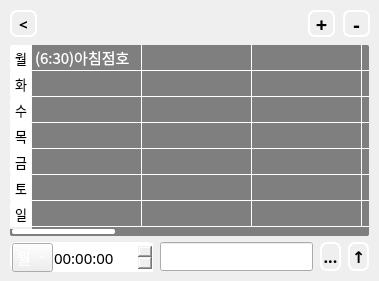
    <widget class="QWidget" name="page_2">
     <widget class="QTableWidget" name="tableWidget">
      <property name="geometry">
       <rect>
        <x>10</x>
        <y>45</y>
        <width>359</width>
        <height>191</height>
       </rect>
      </property>
      <property name="palette">
       <palette>
        <active>
         <colorrole role="WindowText">
          <brush brushstyle="SolidPattern">
           <color alpha="255">
            <red>255</red>
            <green>255</green>
            <blue>255</blue>
           </color>
          </brush>
         </colorrole>
         <colorrole role="Button">
          <brush brushstyle="SolidPattern">
           <color alpha="120">
            <red>0</red>
            <green>0</green>
            <blue>0</blue>
           </color>
          </brush>
         </colorrole>
         <colorrole role="Light">
          <brush brushstyle="SolidPattern">
           <color alpha="120">
            <red>255</red>
            <green>255</green>
            <blue>255</blue>
           </color>
          </brush>
         </colorrole>
         <colorrole role="Midlight">
          <brush brushstyle="SolidPattern">
           <color alpha="120">
            <red>255</red>
            <green>255</green>
            <blue>255</blue>
           </color>
          </brush>
         </colorrole>
         <colorrole role="Dark">
          <brush brushstyle="SolidPattern">
           <color alpha="120">
            <red>127</red>
            <green>127</green>
            <blue>127</blue>
           </color>
          </brush>
         </colorrole>
         <colorrole role="Mid">
          <brush brushstyle="SolidPattern">
           <color alpha="120">
            <red>170</red>
            <green>170</green>
            <blue>170</blue>
           </color>
          </brush>
         </colorrole>
         <colorrole role="Text">
          <brush brushstyle="SolidPattern">
           <color alpha="255">
            <red>255</red>
            <green>255</green>
            <blue>255</blue>
           </color>
          </brush>
         </colorrole>
         <colorrole role="BrightText">
          <brush brushstyle="SolidPattern">
           <color alpha="255">
            <red>255</red>
            <green>255</green>
            <blue>255</blue>
           </color>
          </brush>
         </colorrole>
         <colorrole role="ButtonText">
          <brush brushstyle="SolidPattern">
           <color alpha="255">
            <red>255</red>
            <green>255</green>
            <blue>255</blue>
           </color>
          </brush>
         </colorrole>
         <colorrole role="Base">
          <brush brushstyle="NoBrush">
           <color alpha="255">
            <red>0</red>
            <green>0</green>
            <blue>0</blue>
           </color>
          </brush>
         </colorrole>
         <colorrole role="Window">
          <brush brushstyle="SolidPattern">
           <color alpha="120">
            <red>0</red>
            <green>0</green>
            <blue>0</blue>
           </color>
          </brush>
         </colorrole>
         <colorrole role="Shadow">
          <brush brushstyle="SolidPattern">
           <color alpha="255">
            <red>0</red>
            <green>0</green>
            <blue>0</blue>
           </color>
          </brush>
         </colorrole>
         <colorrole role="Highlight">
          <brush brushstyle="SolidPattern">
           <color alpha="255">
            <red>255</red>
            <green>255</green>
            <blue>255</blue>
           </color>
          </brush>
         </colorrole>
         <colorrole role="HighlightedText">
          <brush brushstyle="SolidPattern">
           <color alpha="255">
            <red>0</red>
            <green>0</green>
            <blue>0</blue>
           </color>
          </brush>
         </colorrole>
         <colorrole role="AlternateBase">
          <brush brushstyle="SolidPattern">
           <color alpha="187">
            <red>255</red>
            <green>255</green>
            <blue>255</blue>
           </color>
          </brush>
         </colorrole>
         <colorrole role="ToolTipBase">
          <brush brushstyle="SolidPattern">
           <color alpha="255">
            <red>255</red>
            <green>255</green>
            <blue>220</blue>
           </color>
          </brush>
         </colorrole>
         <colorrole role="ToolTipText">
          <brush brushstyle="SolidPattern">
           <color alpha="255">
            <red>0</red>
            <green>0</green>
            <blue>0</blue>
           </color>
          </brush>
         </colorrole>
        </active>
        <inactive>
         <colorrole role="WindowText">
          <brush brushstyle="SolidPattern">
           <color alpha="255">
            <red>255</red>
            <green>255</green>
            <blue>255</blue>
           </color>
          </brush>
         </colorrole>
         <colorrole role="Button">
          <brush brushstyle="SolidPattern">
           <color alpha="120">
            <red>0</red>
            <green>0</green>
            <blue>0</blue>
           </color>
          </brush>
         </colorrole>
         <colorrole role="Light">
          <brush brushstyle="SolidPattern">
           <color alpha="120">
            <red>255</red>
            <green>255</green>
            <blue>255</blue>
           </color>
          </brush>
         </colorrole>
         <colorrole role="Midlight">
          <brush brushstyle="SolidPattern">
           <color alpha="120">
            <red>255</red>
            <green>255</green>
            <blue>255</blue>
           </color>
          </brush>
         </colorrole>
         <colorrole role="Dark">
          <brush brushstyle="SolidPattern">
           <color alpha="120">
            <red>127</red>
            <green>127</green>
            <blue>127</blue>
           </color>
          </brush>
         </colorrole>
         <colorrole role="Mid">
          <brush brushstyle="SolidPattern">
           <color alpha="120">
            <red>170</red>
            <green>170</green>
            <blue>170</blue>
           </color>
          </brush>
         </colorrole>
         <colorrole role="Text">
          <brush brushstyle="SolidPattern">
           <color alpha="255">
            <red>255</red>
            <green>255</green>
            <blue>255</blue>
           </color>
          </brush>
         </colorrole>
         <colorrole role="BrightText">
          <brush brushstyle="SolidPattern">
           <color alpha="255">
            <red>255</red>
            <green>255</green>
            <blue>255</blue>
           </color>
          </brush>
         </colorrole>
         <colorrole role="ButtonText">
          <brush brushstyle="SolidPattern">
           <color alpha="255">
            <red>255</red>
            <green>255</green>
            <blue>255</blue>
           </color>
          </brush>
         </colorrole>
         <colorrole role="Base">
          <brush brushstyle="NoBrush">
           <color alpha="255">
            <red>0</red>
            <green>0</green>
            <blue>0</blue>
           </color>
          </brush>
         </colorrole>
         <colorrole role="Window">
          <brush brushstyle="SolidPattern">
           <color alpha="120">
            <red>0</red>
            <green>0</green>
            <blue>0</blue>
           </color>
          </brush>
         </colorrole>
         <colorrole role="Shadow">
          <brush brushstyle="SolidPattern">
           <color alpha="255">
            <red>0</red>
            <green>0</green>
            <blue>0</blue>
           </color>
          </brush>
         </colorrole>
         <colorrole role="Highlight">
          <brush brushstyle="SolidPattern">
           <color alpha="255">
            <red>255</red>
            <green>255</green>
            <blue>255</blue>
           </color>
          </brush>
         </colorrole>
         <colorrole role="HighlightedText">
          <brush brushstyle="SolidPattern">
           <color alpha="255">
            <red>0</red>
            <green>0</green>
            <blue>0</blue>
           </color>
          </brush>
         </colorrole>
         <colorrole role="AlternateBase">
          <brush brushstyle="SolidPattern">
           <color alpha="187">
            <red>255</red>
            <green>255</green>
            <blue>255</blue>
           </color>
          </brush>
         </colorrole>
         <colorrole role="ToolTipBase">
          <brush brushstyle="SolidPattern">
           <color alpha="255">
            <red>255</red>
            <green>255</green>
            <blue>220</blue>
           </color>
          </brush>
         </colorrole>
         <colorrole role="ToolTipText">
          <brush brushstyle="SolidPattern">
           <color alpha="255">
            <red>0</red>
            <green>0</green>
            <blue>0</blue>
           </color>
          </brush>
         </colorrole>
        </inactive>
        <disabled>
         <colorrole role="WindowText">
          <brush brushstyle="SolidPattern">
           <color alpha="255">
            <red>255</red>
            <green>255</green>
            <blue>255</blue>
           </color>
          </brush>
         </colorrole>
         <colorrole role="Button">
          <brush brushstyle="SolidPattern">
           <color alpha="120">
            <red>0</red>
            <green>0</green>
            <blue>0</blue>
           </color>
          </brush>
         </colorrole>
         <colorrole role="Light">
          <brush brushstyle="SolidPattern">
           <color alpha="120">
            <red>255</red>
            <green>255</green>
            <blue>255</blue>
           </color>
          </brush>
         </colorrole>
         <colorrole role="Midlight">
          <brush brushstyle="SolidPattern">
           <color alpha="120">
            <red>255</red>
            <green>255</green>
            <blue>255</blue>
           </color>
          </brush>
         </colorrole>
         <colorrole role="Dark">
          <brush brushstyle="SolidPattern">
           <color alpha="120">
            <red>127</red>
            <green>127</green>
            <blue>127</blue>
           </color>
          </brush>
         </colorrole>
         <colorrole role="Mid">
          <brush brushstyle="SolidPattern">
           <color alpha="120">
            <red>170</red>
            <green>170</green>
            <blue>170</blue>
           </color>
          </brush>
         </colorrole>
         <colorrole role="Text">
          <brush brushstyle="SolidPattern">
           <color alpha="255">
            <red>255</red>
            <green>255</green>
            <blue>255</blue>
           </color>
          </brush>
         </colorrole>
         <colorrole role="BrightText">
          <brush brushstyle="SolidPattern">
           <color alpha="255">
            <red>255</red>
            <green>255</green>
            <blue>255</blue>
           </color>
          </brush>
         </colorrole>
         <colorrole role="ButtonText">
          <brush brushstyle="SolidPattern">
           <color alpha="255">
            <red>255</red>
            <green>255</green>
            <blue>255</blue>
           </color>
          </brush>
         </colorrole>
         <colorrole role="Base">
          <brush brushstyle="NoBrush">
           <color alpha="255">
            <red>0</red>
            <green>0</green>
            <blue>0</blue>
           </color>
          </brush>
         </colorrole>
         <colorrole role="Window">
          <brush brushstyle="SolidPattern">
           <color alpha="120">
            <red>0</red>
            <green>0</green>
            <blue>0</blue>
           </color>
          </brush>
         </colorrole>
         <colorrole role="Shadow">
          <brush brushstyle="SolidPattern">
           <color alpha="255">
            <red>0</red>
            <green>0</green>
            <blue>0</blue>
           </color>
          </brush>
         </colorrole>
         <colorrole role="Highlight">
          <brush brushstyle="SolidPattern">
           <color alpha="255">
            <red>255</red>
            <green>255</green>
            <blue>255</blue>
           </color>
          </brush>
         </colorrole>
         <colorrole role="HighlightedText">
          <brush brushstyle="SolidPattern">
           <color alpha="255">
            <red>0</red>
            <green>0</green>
            <blue>0</blue>
           </color>
          </brush>
         </colorrole>
         <colorrole role="AlternateBase">
          <brush brushstyle="SolidPattern">
           <color alpha="120">
            <red>255</red>
            <green>255</green>
            <blue>255</blue>
           </color>
          </brush>
         </colorrole>
         <colorrole role="ToolTipBase">
          <brush brushstyle="SolidPattern">
           <color alpha="255">
            <red>255</red>
            <green>255</green>
            <blue>220</blue>
           </color>
          </brush>
         </colorrole>
         <colorrole role="ToolTipText">
          <brush brushstyle="SolidPattern">
           <color alpha="255">
            <red>0</red>
            <green>0</green>
            <blue>0</blue>
           </color>
          </brush>
         </colorrole>
        </disabled>
       </palette>
      </property>
      <property name="styleSheet">
       <string notr="true">QTableWidget{
background:rgba(0,0,0,120);
color:white;
gridline-color:white;/*rgba(0,0,0,120);*/
border:transparent;
border-radius:2px;
selection-background-color: white;
selection-color:black}
QTableView
{
border:transparent;
}
QHeaderView::section{
color:black;
background-color:white;
border:transparent;
border-radius:2px
}
QScrollBar::horizontal {
height:7px;
border: transparent;
background:transparent;
}
QScrollBar::add-page:horizontal, QScrollBar::sub-page:horizontal {
background: transparent;
}
QScrollBar::add-line:horizontal, QScrollBar::sub-line:horizontal {
background: transparent;
}
QScrollBar::handle:horizontal {
background: white;
border-radius:2px;
margin : 0px 2px 2px 2px}

</string>
      </property>
      <property name="lineWidth">
       <number>1</number>
      </property>
      <property name="verticalScrollBarPolicy">
       <enum>Qt::ScrollBarAlwaysOff</enum>
      </property>
      <property name="selectionMode">
       <enum>QAbstractItemView::MultiSelection</enum>
      </property>
      <attribute name="horizontalHeaderVisible">
       <bool>false</bool>
      </attribute>
      <attribute name="horizontalHeaderDefaultSectionSize">
       <number>110</number>
      </attribute>
      <attribute name="horizontalHeaderMinimumSectionSize">
       <number>26</number>
      </attribute>
      <attribute name="verticalHeaderDefaultSectionSize">
       <number>26</number>
      </attribute>
      <attribute name="verticalHeaderMinimumSectionSize">
       <number>21</number>
      </attribute>
      <row>
       <property name="text">
        <string> 월 </string>
       </property>
       <property name="font">
        <font>
         <family>나눔스퀘어라운드 Regular</family>
         <pointsize>10</pointsize>
         <weight>50</weight>
         <bold>false</bold>
        </font>
       </property>
       <property name="textAlignment">
        <set>AlignCenter</set>
       </property>
      </row>
      <row>
       <property name="text">
        <string> 화 </string>
       </property>
       <property name="font">
        <font>
         <family>나눔스퀘어라운드 Regular</family>
         <pointsize>10</pointsize>
         <weight>50</weight>
         <bold>false</bold>
        </font>
       </property>
       <property name="textAlignment">
        <set>AlignCenter</set>
       </property>
      </row>
      <row>
       <property name="text">
        <string> 수 </string>
       </property>
       <property name="font">
        <font>
         <family>나눔스퀘어라운드 Regular</family>
         <pointsize>10</pointsize>
         <weight>50</weight>
         <bold>false</bold>
        </font>
       </property>
       <property name="textAlignment">
        <set>AlignCenter</set>
       </property>
      </row>
      <row>
       <property name="text">
        <string> 목 </string>
       </property>
       <property name="font">
        <font>
         <family>나눔스퀘어라운드 Regular</family>
         <pointsize>10</pointsize>
        </font>
       </property>
       <property name="textAlignment">
        <set>AlignCenter</set>
       </property>
      </row>
      <row>
       <property name="text">
        <string> 금 </string>
       </property>
       <property name="font">
        <font>
         <family>나눔스퀘어라운드 Regular</family>
         <pointsize>10</pointsize>
         <weight>50</weight>
         <bold>false</bold>
        </font>
       </property>
       <property name="textAlignment">
        <set>AlignCenter</set>
       </property>
      </row>
      <row>
       <property name="text">
        <string> 토 </string>
       </property>
       <property name="font">
        <font>
         <family>나눔스퀘어라운드 Regular</family>
         <pointsize>10</pointsize>
        </font>
       </property>
       <property name="textAlignment">
        <set>AlignCenter</set>
       </property>
      </row>
      <row>
       <property name="text">
        <string> 일 </string>
       </property>
       <property name="font">
        <font>
         <family>나눔스퀘어라운드 Regular</family>
         <pointsize>10</pointsize>
        </font>
       </property>
       <property name="textAlignment">
        <set>AlignCenter</set>
       </property>
      </row>
      <column>
       <property name="text">
        <string>오전</string>
       </property>
      </column>
      <column>
       <property name="text">
        <string>오후</string>
       </property>
      </column>
      <column>
       <property name="text">
        <string>3</string>
       </property>
      </column>
      <column>
       <property name="text">
        <string>4</string>
       </property>
      </column>
      <column>
       <property name="text">
        <string>5</string>
       </property>
      </column>
      <column>
       <property name="text">
        <string>6</string>
       </property>
      </column>
      <column>
       <property name="text">
        <string>7</string>
       </property>
      </column>
      <column>
       <property name="text">
        <string>8</string>
       </property>
      </column>
      <column>
       <property name="text">
        <string>9</string>
       </property>
      </column>
      <column>
       <property name="text">
        <string>10</string>
       </property>
      </column>
      <item row="0" column="0">
       <property name="text">
        <string>(6:30)아침점호</string>
       </property>
       <property name="font">
        <font>
         <family>나눔스퀘어라운드 Light</family>
         <pointsize>11</pointsize>
         <underline>false</underline>
         <kerning>true</kerning>
        </font>
       </property>
       <property name="background">
        <brush brushstyle="NoBrush">
         <color alpha="255">
          <red>255</red>
          <green>255</green>
          <blue>255</blue>
         </color>
        </brush>
       </property>
      </item>
     </widget>
     <widget class="QPushButton" name="delButton">
      <property name="geometry">
       <rect>
        <x>343</x>
        <y>10</y>
        <width>27</width>
        <height>27</height>
       </rect>
      </property>
      <property name="font">
       <font>
        <family>나눔스퀘어라운드 Bold</family>
        <pointsize>15</pointsize>
        <weight>75</weight>
        <bold>true</bold>
       </font>
      </property>
      <property name="styleSheet">
       <string notr="true">QPushButton{border:2px solid white;
border-radius : 7px;}
QPushButton:checked{
background-color:white;
color:rgb(90,90,90);
border:2px solid white;
border-radius : 7px;}</string>
      </property>
      <property name="text">
       <string>-</string>
      </property>
      <property name="checkable">
       <bool>true</bool>
      </property>
     </widget>
     <widget class="QPushButton" name="addButton">
      <property name="geometry">
       <rect>
        <x>308</x>
        <y>10</y>
        <width>27</width>
        <height>27</height>
       </rect>
      </property>
      <property name="font">
       <font>
        <family>나눔스퀘어라운드 Bold</family>
        <pointsize>15</pointsize>
        <weight>75</weight>
        <bold>true</bold>
       </font>
      </property>
      <property name="styleSheet">
       <string notr="true">QPushButton{border:2px solid white;
border-radius : 7px;}
QPushButton::checked{
background-color:white;
color:rgb(90,90,90);
border:2px solid white;
border-radius : 7px;}</string>
      </property>
      <property name="text">
       <string>+</string>
      </property>
      <property name="checkable">
       <bool>true</bool>
      </property>
     </widget>
     <widget class="QPushButton" name="backButton">
      <property name="geometry">
       <rect>
        <x>10</x>
        <y>10</y>
        <width>27</width>
        <height>27</height>
       </rect>
      </property>
      <property name="font">
       <font>
        <family>나눔스퀘어라운드 ExtraBold</family>
        <pointsize>11</pointsize>
        <weight>75</weight>
        <bold>true</bold>
       </font>
      </property>
      <property name="styleSheet">
       <string notr="true">QPushButton{border:2px solid white;
border-radius : 7px;}
QPushButton:pressed{
background-color:white;
color:rgb(90,90,90);
border:2px solid white;
border-radius : 7px;}</string>
      </property>
      <property name="text">
       <string>&lt;</string>
      </property>
     </widget>
     <widget class="QLineEdit" name="lineEdit">
      <property name="geometry">
       <rect>
        <x>160</x>
        <y>242</y>
        <width>153</width>
        <height>29</height>
       </rect>
      </property>
      <property name="font">
       <font>
        <family>나눔스퀘어라운드 Regular</family>
        <pointsize>10</pointsize>
        <underline>true</underline>
       </font>
      </property>
     </widget>
     <widget class="QPushButton" name="showDialog">
      <property name="geometry">
       <rect>
        <x>320</x>
        <y>242</y>
        <width>21</width>
        <height>29</height>
       </rect>
      </property>
      <property name="font">
       <font>
        <family>나눔스퀘어라운드 Bold</family>
        <pointsize>12</pointsize>
        <weight>75</weight>
        <bold>true</bold>
       </font>
      </property>
      <property name="styleSheet">
       <string notr="true">QPushButton{border:2px solid white;
border-radius : 7px;
background:transparent;}
QPushButton:pressed{
background-color:white;
color:rgb(90,90,90);
border:2px solid white;
border-radius : 7px;}</string>
      </property>
      <property name="text">
       <string>...</string>
      </property>
     </widget>
     <widget class="QPushButton" name="uploadButton">
      <property name="geometry">
       <rect>
        <x>348</x>
        <y>242</y>
        <width>21</width>
        <height>29</height>
       </rect>
      </property>
      <property name="font">
       <font>
        <family>나눔스퀘어라운드 Bold</family>
        <pointsize>12</pointsize>
        <weight>75</weight>
        <bold>true</bold>
       </font>
      </property>
      <property name="styleSheet">
       <string notr="true">QPushButton{border:2px solid white;
border-radius : 7px;
background:transparent;}
QPushButton:pressed{
background-color:white;
color:rgb(90,90,90);
border:2px solid white;
border-radius : 7px;}</string>
      </property>
      <property name="text">
       <string>↑</string>
      </property>
     </widget>
     <widget class="QTimeEdit" name="timeEdit">
      <property name="geometry">
       <rect>
        <x>52</x>
        <y>243</y>
        <width>101</width>
        <height>29</height>
       </rect>
      </property>
      <property name="font">
       <font>
        <family>나눔스퀘어라운드 Regular</family>
        <pointsize>11</pointsize>
       </font>
      </property>
      <property name="styleSheet">
       <string notr="true">selection-color : white;
selection-background-color : black;
border:transparent;</string>
      </property>
     </widget>
     <widget class="QComboBox" name="comboBox">
      <property name="geometry">
       <rect>
        <x>12</x>
        <y>243</y>
        <width>41</width>
        <height>29</height>
       </rect>
      </property>
      <property name="font">
       <font>
        <family>나눔스퀘어라운드 Regular</family>
        <pointsize>11</pointsize>
        <weight>50</weight>
        <bold>false</bold>
       </font>
      </property>
      <property name="styleSheet">
       <string notr="true">QComboBox{
color:white;
selection-color : white;
selection-background-color : black;
}
QComboBoxt::down-button {
color:white;
}</string>
      </property>
      <item>
       <property name="text">
        <string>월</string>
       </property>
      </item>
      <item>
       <property name="text">
        <string>화</string>
       </property>
      </item>
      <item>
       <property name="text">
        <string>수</string>
       </property>
      </item>
      <item>
       <property name="text">
        <string>목</string>
       </property>
      </item>
      <item>
       <property name="text">
        <string>금</string>
       </property>
      </item>
      <item>
       <property name="text">
        <string>토</string>
       </property>
      </item>
      <item>
       <property name="text">
        <string>일</string>
       </property>
      </item>
     </widget>
     <widget class="QLabel" name="label">
      <property name="geometry">
       <rect>
        <x>10</x>
        <y>242</y>
        <width>143</width>
        <height>29</height>
       </rect>
      </property>
      <property name="styleSheet">
       <string notr="true">QLabel{border:2px solid white;
border-radius : 7px;}</string>
      </property>
      <property name="text">
       <string/>
      </property>
     </widget>
     <zorder>label</zorder>
     <zorder>tableWidget</zorder>
     <zorder>delButton</zorder>
     <zorder>addButton</zorder>
     <zorder>backButton</zorder>
     <zorder>lineEdit</zorder>
     <zorder>showDialog</zorder>
     <zorder>uploadButton</zorder>
     <zorder>timeEdit</zorder>
     <zorder>comboBox</zorder>
    </widget>
